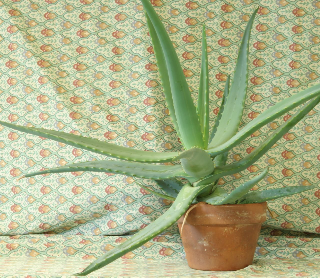
#> input picture chap-03/aloeL.png, 320 x 278 px
$ python test-3.2-03.py
#> lines starting #> are read from the running program, lines starting #| are printed output that depends on the picture; after the words box and inside, x2 and y2 are one past the last pixel; in counts of white or black regions, pixels touching at a corner belong together
import cv2
import numpy as np

src1 = cv2.imread("./aloeL.png", cv2.IMREAD_COLOR)
#> src1 is the input picture: shape (278, 320, 3); mean B, G, R 136.9, 177.4, 171.4
src2 = cv2.imread("./aloeR.png", cv2.IMREAD_COLOR)
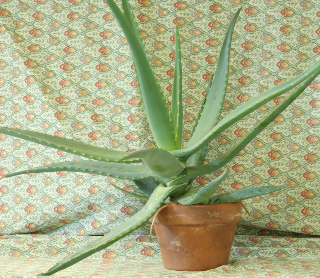
#> input picture chap-03/aloeR.png, 320 x 278 px
#> src2 is the input picture: shape (278, 320, 3); mean B, G, R 134.4, 174.4, 168.2
org_img = cv2.imread("./yorkie.png", cv2.IMREAD_COLOR)
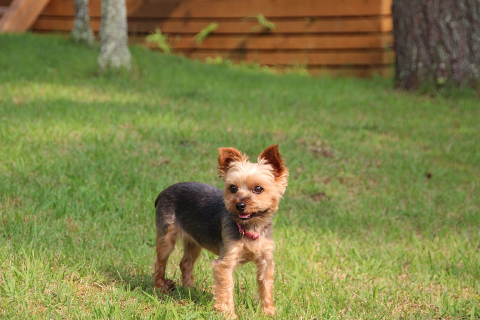
#> input picture chap-03/yorkie.png, 480 x 320 px
#> org_img is the input picture: shape (320, 480, 3); mean B, G, R 71.8, 129.3, 128.4

# src1 への重み
alpha = 0.5
# src2 への重み
beta = 0.5
# それぞれの和に加算するスカラー値
gamma = 0.0

# ピクセルごとに重み付け合成を行う
dst1 = cv2.addWeighted(src1, alpha, src2, beta, gamma)
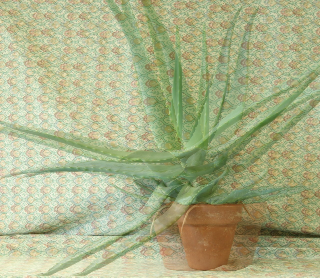
#> dst1: shape (278, 320, 3); mean B, G, R 135.6, 175.9, 169.8

# ピクセルごとに差分の絶対値を取る
dst2 = cv2.absdiff(src1, src2)
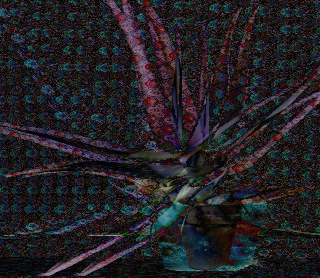
#> dst2: shape (278, 320, 3); mean B, G, R 36.5, 32.3, 35

# cv2.copyTo でコピー
mask = np.full(org_img.shape, 255, np.uint8)
cv_copy_img = cv2.copyTo(org_img, mask)

# numpy.ndarray.copy でコピー
numpy_copy_img = org_img.copy()

# 浅いコピー
shallow_copy_img = org_img

# コピー元の左上を塗りつぶす
cv2.rectangle(org_img, (0, 0), (100, 100), (255, 255, 255), thickness=-1)
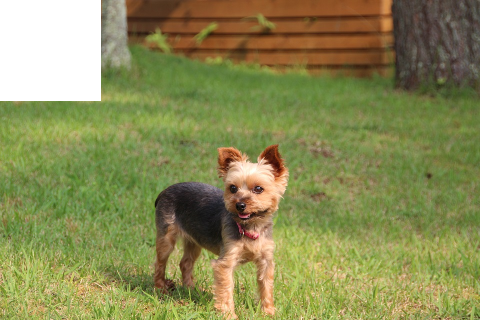
#> org_img: shape (320, 480, 3); 6.64% of pixels changed, all inside (x1, y1, x2, y2) = (0, 0, 101, 101)

# ｘ軸を中心に回転
dst3 = cv2.flip(org_img, 0)
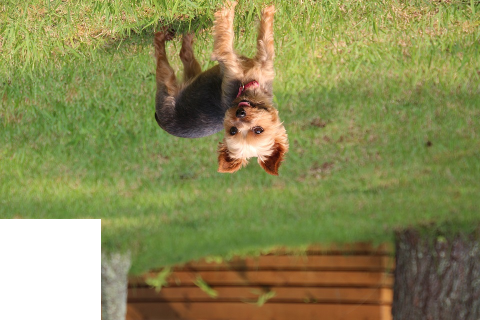
#> dst3: shape (320, 480, 3); mean B, G, R 84.8, 138.7, 137.9

# 回転
dst4 = cv2.rotate(org_img, cv2.ROTATE_90_CLOCKWISE)
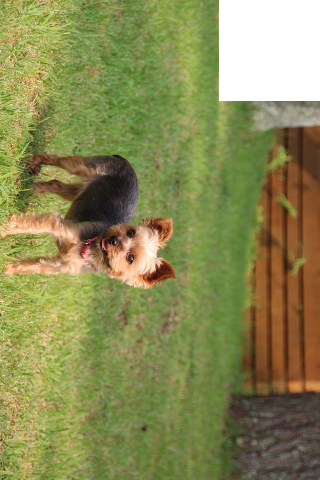
#> dst4: shape (480, 320, 3); mean B, G, R 84.8, 138.7, 137.9

cv2.imshow("dst1", dst1)
cv2.imshow("dst2", dst2)
cv2.imshow("dst3", dst3)
cv2.imshow("dst4", dst4)
cv2.imshow("cv_copy_img", cv_copy_img)
cv2.imshow("numpy_copy_img", numpy_copy_img)
cv2.imshow("shallow_copy_img", shallow_copy_img)
cv2.waitKey(0)
cv2.destroyAllWindows()
